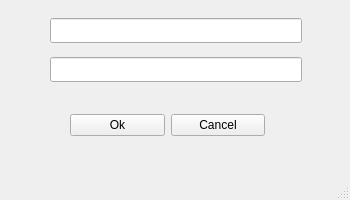
<?xml version="1.0" encoding="UTF-8"?>
<ui version="4.0">
 <class>MainWindow</class>
 <widget class="QMainWindow" name="MainWindow">
  <property name="geometry">
   <rect>
    <x>0</x>
    <y>0</y>
    <width>350</width>
    <height>200</height>
   </rect>
  </property>
  <property name="minimumSize">
   <size>
    <width>350</width>
    <height>200</height>
   </size>
  </property>
  <property name="maximumSize">
   <size>
    <width>350</width>
    <height>200</height>
   </size>
  </property>
  <property name="windowTitle">
   <string>MainWindow</string>
  </property>
  <widget class="QWidget" name="centralwidget">
   <widget class="QWidget" name="">
    <property name="geometry">
     <rect>
      <x>50</x>
      <y>10</y>
      <width>252</width>
      <height>81</height>
     </rect>
    </property>
    <layout class="QVBoxLayout" name="verticalLayout">
     <item>
      <widget class="QLineEdit" name="tag_LineEdit">
       <property name="minimumSize">
        <size>
         <width>250</width>
         <height>25</height>
        </size>
       </property>
       <property name="maximumSize">
        <size>
         <width>16777215</width>
         <height>25</height>
        </size>
       </property>
      </widget>
     </item>
     <item>
      <widget class="QLineEdit" name="time_LineEdit">
       <property name="minimumSize">
        <size>
         <width>0</width>
         <height>25</height>
        </size>
       </property>
       <property name="maximumSize">
        <size>
         <width>16777215</width>
         <height>25</height>
        </size>
       </property>
      </widget>
     </item>
    </layout>
   </widget>
   <widget class="QWidget" name="">
    <property name="geometry">
     <rect>
      <x>70</x>
      <y>110</y>
      <width>195</width>
      <height>30</height>
     </rect>
    </property>
    <layout class="QHBoxLayout" name="horizontalLayout">
     <item>
      <widget class="QPushButton" name="Ok_Button">
       <property name="styleSheet">
        <string notr="true">QPushButton::hover
{
background-color: rgb(0, 170, 0);
}</string>
       </property>
       <property name="text">
        <string>Ok</string>
       </property>
      </widget>
     </item>
     <item>
      <widget class="QPushButton" name="No_Button">
       <property name="styleSheet">
        <string notr="true">QPushButton::hover
{
background-color: rgb(255, 0, 0);
}</string>
       </property>
       <property name="text">
        <string>Cancel</string>
       </property>
      </widget>
     </item>
    </layout>
   </widget>
  </widget>
  <widget class="QMenuBar" name="menubar">
   <property name="geometry">
    <rect>
     <x>0</x>
     <y>0</y>
     <width>350</width>
     <height>26</height>
    </rect>
   </property>
  </widget>
  <widget class="QStatusBar" name="statusbar"/>
 </widget>
 <resources/>
 <connections/>
</ui>
